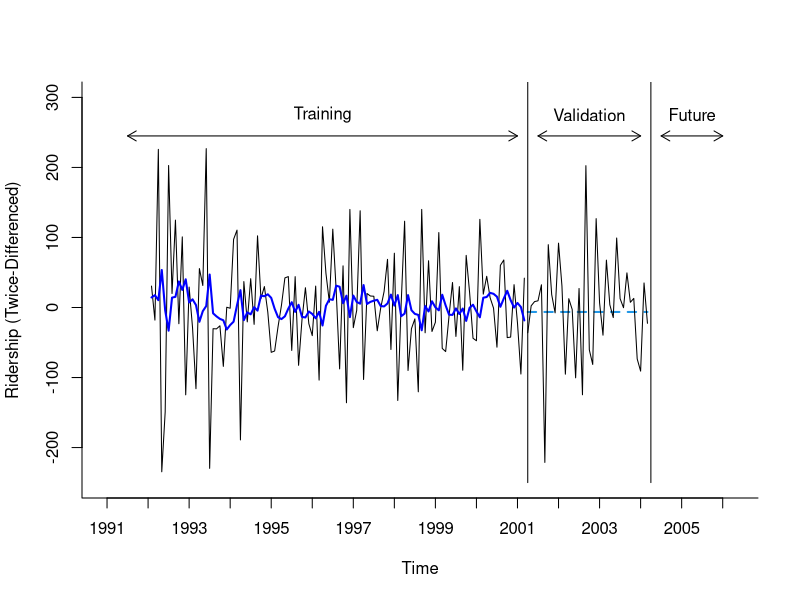
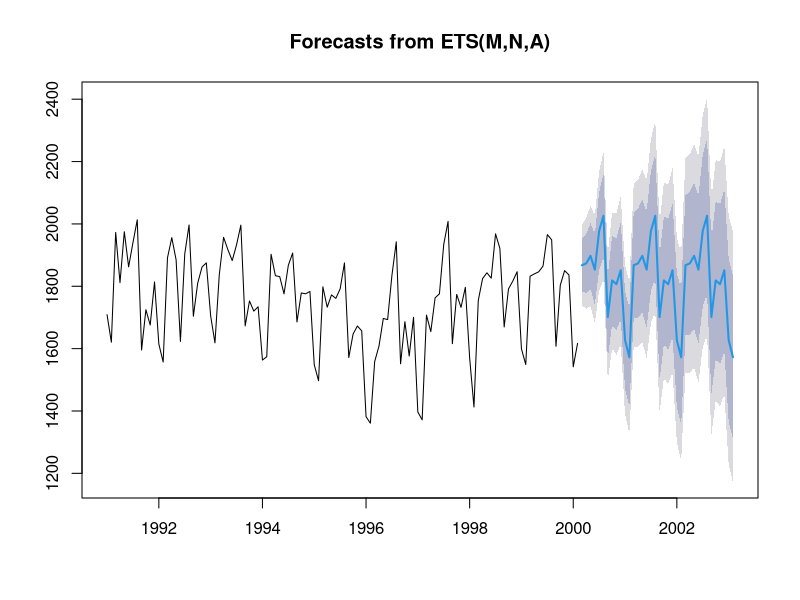

The R script that drew these images, in order:
library(forecast)
library(zoo)

Amtrak.data <- read.csv("Amtrak data.csv")
ridership.ts <- ts(Amtrak.data$Ridership, start = c(1991, 1), end = c(2004, 3), freq = 12)

diff.twice.ts <- diff(diff(ridership.ts, lag = 12), lag = 1)
nValid <- 36
nTrain <- length(diff.twice.ts) - nValid
train.ts <- window(diff.twice.ts, start = c(1992, 2), end = c(1992, nTrain + 1))
valid.ts <- window(diff.twice.ts, start = c(1992, nTrain + 2), end = c(1992, nTrain + 1 + nValid))

ses <- ets(train.ts, model = "ANN", alpha = 0.2)
ses.pred <- forecast(ses, h = nValid, level = 0)

# Figure 5-5
plot(ses.pred, ylim = c(-250, 300),  ylab = "Ridership (Twice-Differenced)", xlab = "Time", bty = "l", xaxt = "n", xlim = c(1991,2006.25), main = "", flty = 2)
axis(1, at = seq(1991, 2006, 1), labels = format(seq(1991, 2006, 1)))
lines(ses.pred$fitted, lwd = 2, col = "blue")
lines(valid.ts)
lines(c(2004.25 - 3, 2004.25 - 3), c(-250, 350)) 
lines(c(2004.25, 2004.25), c(-250, 350))
text(1996.25, 275, "Training")
text(2002.75, 275, "Validation")
text(2005.25, 275, "Future")
arrows(2004 - 3, 245, 1991.5, 245, code = 3, length = 0.1, lwd = 1,angle = 30)
arrows(2004.5 - 3, 245, 2004, 245, code = 3, length = 0.1, lwd = 1,angle = 30)
arrows(2004.5, 245, 2006, 245, code = 3, length = 0.1, lwd = 1, angle = 30)
dev.off()


# Table 5.1
ses.opt <- ets(train.ts, model = "ANN")
ses.opt.pred <- forecast(ses.opt, h = nValid, level = 0)
ses.opt
accuracy(ses.pred, valid.ts)
accuracy(ses.opt.pred, valid.ts)


# Miscellaneous calculations below.
ar1 <- auto.arima(train.ts)
ar1
arima.pred <- forecast(ar1, h = nValid)

diff.once.ts <- diff(ridership.ts, lag = 12)
diff.df <- data.frame("Time" = as.vector(time(ridership.ts)), "None" = as.vector(ridership.ts), "Once" = c(rep(NA, 12), as.vector(diff.once.ts)), "Twice" = c(rep(NA, 13), as.vector(diff.twice.ts)), "Pred" = c(rep(NA, length(ridership.ts) - nValid), as.vector(ses.pred$mean)))

rts <- window(ridership.ts, start = c(1991, 1), end = c(1991, nTrain))
rets <- ets(rts)
rets
rets.pred <- forecast(rets, h = nValid)
plot(rets.pred)

initial.diff.once <- window(diff.once.ts, start = c(2001, 3), end = c(2001, 3))
once.pred <- as.vector(diffinv(arima.pred$mean, lag = 1, xi = initial.diff.once))
once.pred[2:37]
initial.values <- window(ridership.ts, start = c(2000, 4), end = c(2001, 3))
as.vector(diffinv(once.pred[2:37], lag = 12, xi = initial.values))
final.pred <- diffinv(once.pred[2:37], lag = 12, xi = initial.values)
final.pred[13:48]
accuracy(final.pred[13:48], ridership.ts[124:159])

ets(ridership.ts)$states
